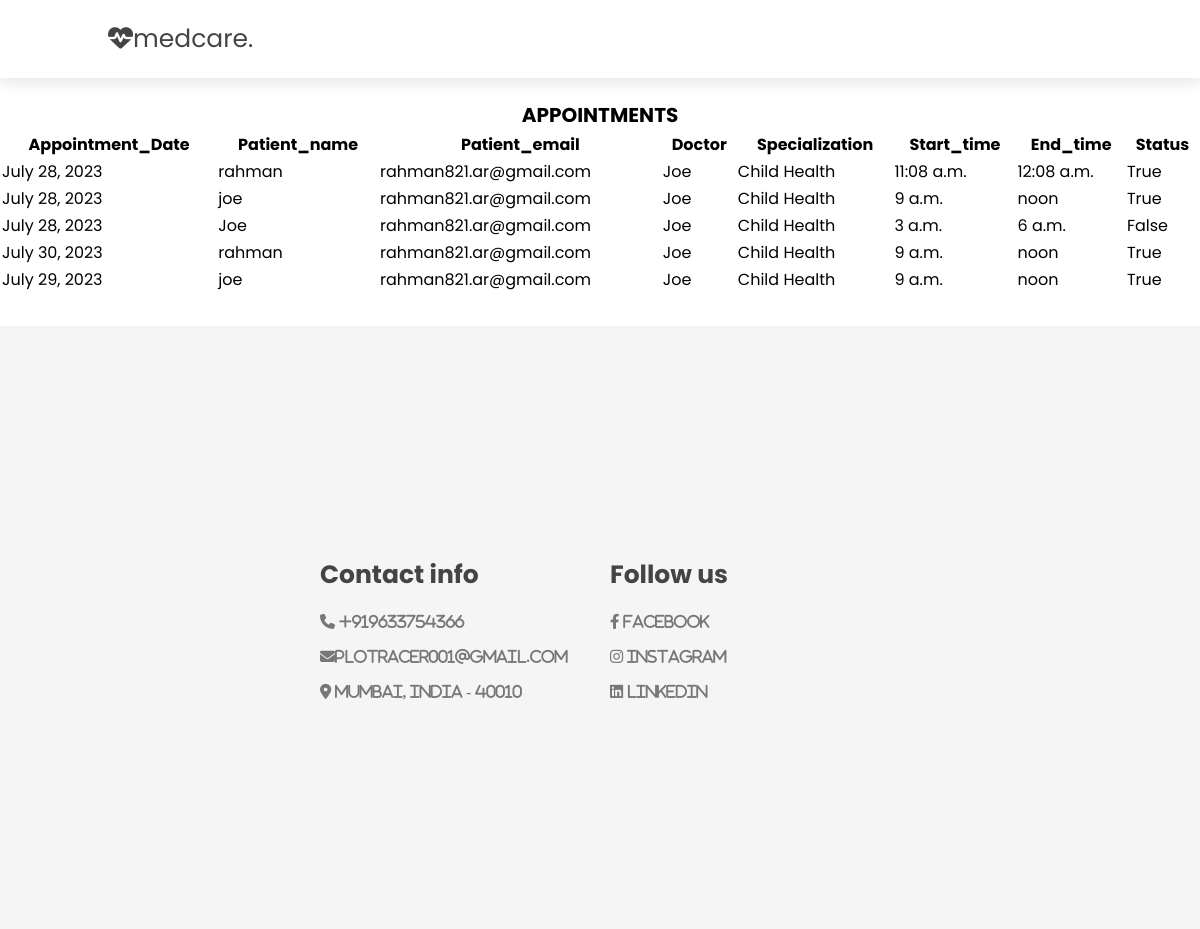
/appointment (signed in), run on the app's committed database.
### HApp/models.py (models this page shows, shortened)
class Appointment(models.Model):
    Appointment_date = models.DateField(null =True)
    Patient_name = models.CharField(max_length=200,null=True)
    Patient_email = models.EmailField(max_length=200,null=True)
    Specialization = models.CharField(max_length=200,null=True)
    Start_time = models.TimeField(null = True)
    End_time = models.TimeField(null = True)
    Status = models.BooleanField(default=False)
    Doctor_reg = models.ForeignKey(Doctor,on_delete=models.SET_NULL, null=True)

class Doctor(models.Model):
    Name = models.CharField(max_length=200,null=True)
    Email = models.EmailField(null=True)
    Specialization = models.ForeignKey('Specialization',on_delete=models.CASCADE,null=True)
    Class = models.CharField(max_length = 10 , null = True)
    Image = models.ImageField(upload_to='doctors',null=True)

### HApp/views.py (the view)
# urls.py: path('appointment',views.appointment,name='appointment'),
def appointment(request):
    if request.user.is_superuser:
        ap = Appointment.objects.all()
    elif request.user.is_staff:
        user = User.objects.get(id = request.session['logg'])
        doc = Doctor.objects.get(Name = user.username)
        ap = Appointment.objects.filter(Doctor_reg = doc)
    else:
        user = User.objects.get(id = request.session['logg'])
        ap = Appointment.objects.filter(Patient_email=user.email)
    return render(request,'appointment.html',{'appointment':ap})

### Templates/appointment.html (shortened to what this page needs)
{% extends 'base.html'%}
{% load static %}
{% block content %}
<h1 align="center">APPOINTMENTS</h1>
<table  style="width:100%">
	<tr>
		<th>
			Appointment_Date
		</th>
		<th>
			Patient_name
		</th>
		<th>
			Patient_email
		</th>
        <th>
            Doctor
        </th>
        <th>
			Specialization
		</th>
		<th>
			Start_time
		</th>
		<th>
			End_time
		</th>
        <th>
            Status
        </th>
	{% for i in appointment %}
	<tr>
		<td>
			{{i.Appointment_date}}
		</td>
		<td>
			{{i.Patient_name}}
		</td>
        <td>
			{{i.Patient_email}}
		</td>
		<td>
			{{i.Doctor_reg.Name}}
		</td>
        <td>
			{{i.Specialization}}
		</td>
        <td>
			{{i.Start_time}}
		</td>
        <td>
			{{i.End_time}}
		</td>
        <td>
			{{i.Status}}
		</td>
	</tr>
	{% endfor %}
</table><br><br>
{% endblock %}

### static/css/style.css (style rules this page uses)
* { font-family: 'Poppins',sans-serif; margin:0;padding:0; box-sizing: border-box; outline:none;border:none; transition:all 0.2s ease-out; text-decoration: none; }

### data on the page
Appointment: Appointment_date "July 28, 2023", Patient_name "rahman", Patient_email "rahman821.ar@gmail.com", Doctor_reg.Name "Joe", Specialization "Child Health", Start_time "11:08 a.m.", End_time "12:08 a.m.", Status "True"
Appointment: Appointment_date "July 28, 2023", Patient_name "joe", Patient_email "rahman821.ar@gmail.com", Doctor_reg.Name "Joe", Specialization "Child Health", Start_time "9 a.m.", End_time "noon", Status "True"
Appointment: Appointment_date "July 28, 2023", Patient_name "Joe", Patient_email "rahman821.ar@gmail.com", Doctor_reg.Name "Joe", Specialization "Child Health", Start_time "3 a.m.", End_time "6 a.m.", Status "False"
Appointment: Appointment_date "July 30, 2023", Patient_name "rahman", Patient_email "rahman821.ar@gmail.com", Doctor_reg.Name "Joe", Specialization "Child Health", Start_time "9 a.m.", End_time "noon", Status "True"
Appointment: Appointment_date "July 29, 2023", Patient_name "joe", Patient_email "rahman821.ar@gmail.com", Doctor_reg.Name "Joe", Specialization "Child Health", Start_time "9 a.m.", End_time "noon", Status "True"
